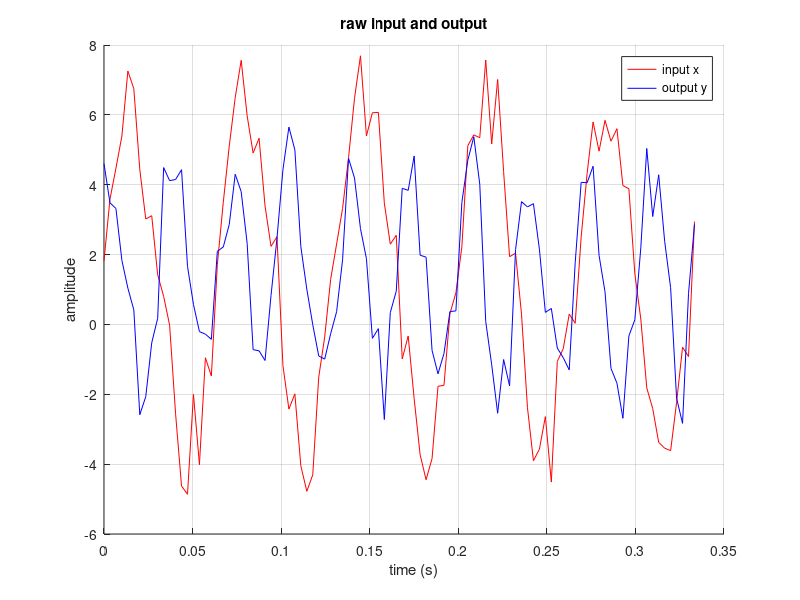
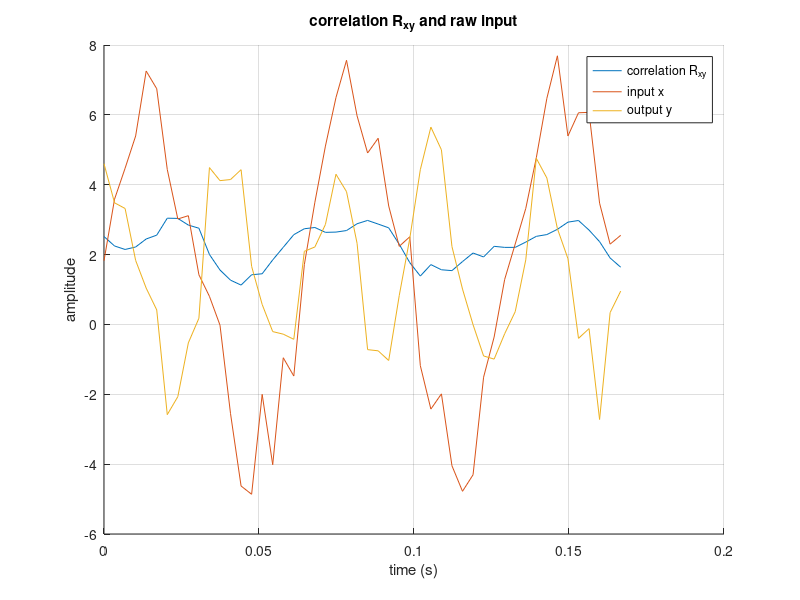

Write the MATLAB code that produced these figures, in order.
%{
This file is HW7 question 1
Do homework7 question1, to calculate Circular Correlation, R_{xy}, of two
sequences, x[k], y[k]
xcorr
%}
clc, clear, close all
% define parameters
Fs = 300;
Ts = 1/Fs;
delta_t = Ts;
L = 100;
t_dot = 1:1:L;
noise1 = rand([1, L])*3;
noise2 = rand([1, L])*3;
sin_freq1 = 15;
sin_freq2 = 30;
A1 = 5;
A2 = 3;
x = A1*sin(2*pi*sin_freq1*t_dot*delta_t) + noise1;
y = A2*sin(2*pi*sin_freq2*t_dot*delta_t) + noise2;

figure();
x_t = linspace(0, L/Fs, L);
hold on;
grid on;
plot(x_t, x, "r");
plot(x_t, y, "b");
legend("input x", "output y");
title("raw input and output");
xlabel("time (s)");
ylabel("amplitude");

% Do circular correlation algorithm
N = int32(L/2);
R_xy = zeros([1, N]);
for i=1:N
    temp = 0;
    for j=1:N
        temp = temp + x(1,j+i)*y(1,j);
    end
    R_xy(1, i) = temp;
end
R_xy = R_xy/double(N);

x2_t = linspace(0, double(N)/Fs, N);
figure();
grid on; hold on;
plot(x2_t, R_xy(1, :));
plot(x2_t, x(1, 1:N));
plot(x2_t, y(1, 1:N));
legend("correlation R_{xy}", "input x", "output y");
title("correlation R_{xy} and raw input");
xlabel("time (s)");
ylabel("amplitude");

% note
% As we can see. After we do correlation, it can press the noise and let
% the signal be prettier.
% Warning !!! phase will change

